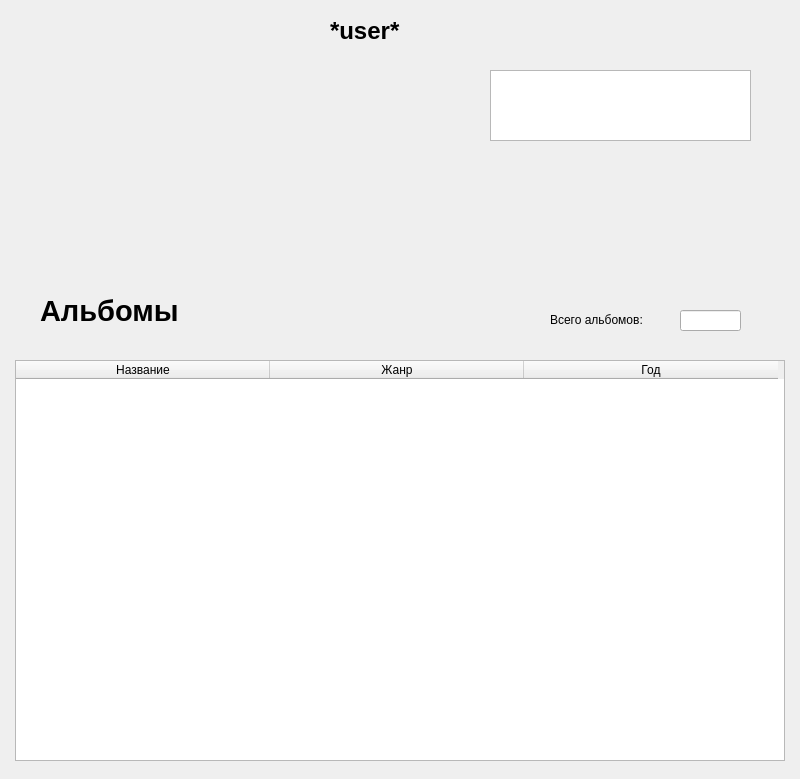
<?xml version="1.0" encoding="UTF-8"?>
<ui version="4.0">
 <class>user_widget</class>
 <widget class="QWidget" name="user_widget">
  <property name="geometry">
   <rect>
    <x>0</x>
    <y>0</y>
    <width>800</width>
    <height>779</height>
   </rect>
  </property>
  <property name="windowTitle">
   <string>Пользователь - Blackland Radio</string>
  </property>
  <widget class="QLabel" name="username_label">
   <property name="geometry">
    <rect>
     <x>330</x>
     <y>20</y>
     <width>391</width>
     <height>21</height>
    </rect>
   </property>
   <property name="font">
    <font>
     <pointsize>18</pointsize>
     <weight>75</weight>
     <bold>true</bold>
    </font>
   </property>
   <property name="text">
    <string>*user*</string>
   </property>
   <property name="textFormat">
    <enum>Qt::PlainText</enum>
   </property>
  </widget>
  <widget class="QLabel" name="pfp">
   <property name="geometry">
    <rect>
     <x>30</x>
     <y>20</y>
     <width>271</width>
     <height>251</height>
    </rect>
   </property>
   <property name="text">
    <string/>
   </property>
  </widget>
  <widget class="QPlainTextEdit" name="desc">
   <property name="geometry">
    <rect>
     <x>490</x>
     <y>70</y>
     <width>261</width>
     <height>71</height>
    </rect>
   </property>
   <property name="readOnly">
    <bool>true</bool>
   </property>
  </widget>
  <widget class="QLabel" name="total_tracks">
   <property name="geometry">
    <rect>
     <x>550</x>
     <y>310</y>
     <width>121</width>
     <height>20</height>
    </rect>
   </property>
   <property name="text">
    <string>Всего альбомов:</string>
   </property>
  </widget>
  <widget class="QLineEdit" name="total_albums">
   <property name="geometry">
    <rect>
     <x>680</x>
     <y>310</y>
     <width>61</width>
     <height>21</height>
    </rect>
   </property>
  </widget>
  <widget class="QTableWidget" name="albums_table">
   <property name="geometry">
    <rect>
     <x>15</x>
     <y>360</y>
     <width>770</width>
     <height>401</height>
    </rect>
   </property>
   <property name="rowCount">
    <number>0</number>
   </property>
   <property name="columnCount">
    <number>3</number>
   </property>
   <attribute name="horizontalHeaderMinimumSectionSize">
    <number>50</number>
   </attribute>
   <attribute name="horizontalHeaderDefaultSectionSize">
    <number>254</number>
   </attribute>
   <column>
    <property name="text">
     <string>Название</string>
    </property>
   </column>
   <column>
    <property name="text">
     <string>Жанр</string>
    </property>
   </column>
   <column>
    <property name="text">
     <string>Год</string>
    </property>
   </column>
  </widget>
  <widget class="QLabel" name="label">
   <property name="geometry">
    <rect>
     <x>40</x>
     <y>290</y>
     <width>171</width>
     <height>41</height>
    </rect>
   </property>
   <property name="font">
    <font>
     <pointsize>22</pointsize>
     <weight>75</weight>
     <bold>true</bold>
    </font>
   </property>
   <property name="text">
    <string>Альбомы</string>
   </property>
   <property name="textFormat">
    <enum>Qt::PlainText</enum>
   </property>
  </widget>
 </widget>
 <resources/>
 <connections/>
</ui>
